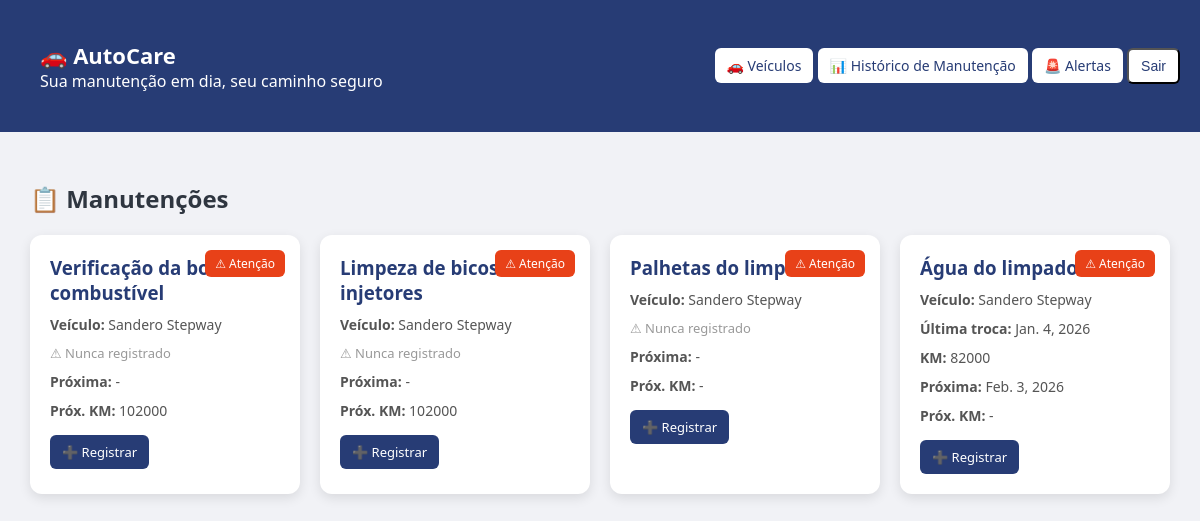
Page / (signed in) on the earlier database version.
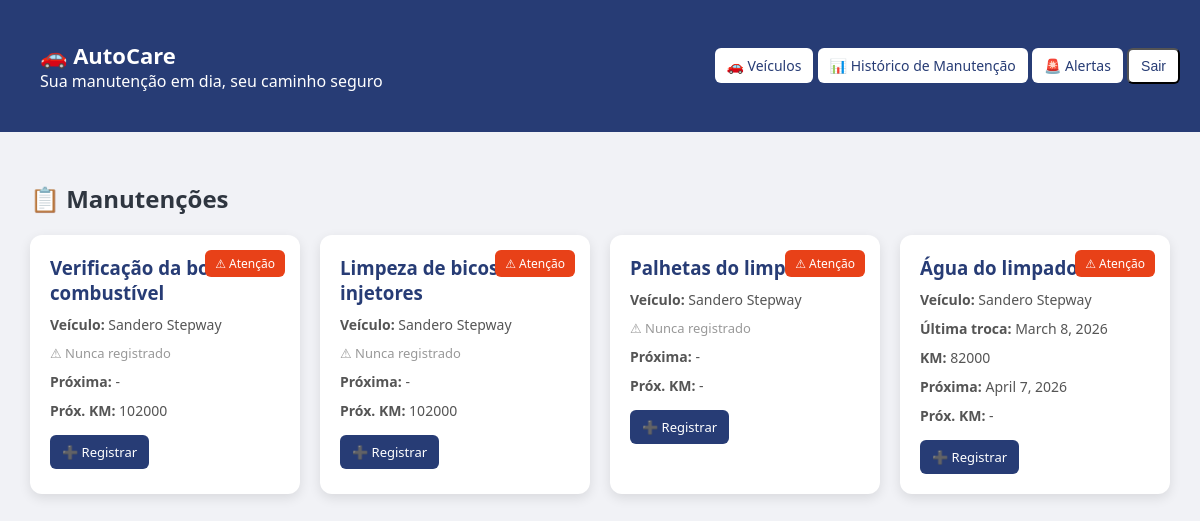
Same page on the later database version.
### core/models.py (models this page shows, shortened)
class Veiculo(models.Model):
    usuario = models.ForeignKey(User, on_delete=models.CASCADE)
    modelo = models.CharField(max_length=100)
    ano = models.IntegerField()
    km_atual = models.IntegerField()

class TipoManutencao(models.Model):
    nome = models.CharField(max_length=100)
    categoria = models.ForeignKey(Categoria, on_delete=models.CASCADE)
    frequencia_dias = models.IntegerField(null=True, blank=True)
    frequencia_km = models.IntegerField(null=True, blank=True)

class Manutencao(models.Model):
    veiculo = models.ForeignKey(Veiculo, on_delete=models.CASCADE)
    tipo = models.ForeignKey(TipoManutencao, on_delete=models.CASCADE)
    data = models.DateField()
    km = models.IntegerField()
    observacoes = models.TextField(blank=True)
    alerta_7_dias_antes = models.BooleanField(default=False)
    alerta_no_dia = models.BooleanField(default=False)
    alerta_7_dias_depois = models.BooleanField(default=False)
    def proxima_data(self):
        if self.tipo.frequencia_dias:
            return self.data + timedelta(days=self.tipo.frequencia_dias)
        return None
    def proximo_km(self):
        if self.tipo.frequencia_km:
            return self.km + self.tipo.frequencia_km
        return None
    def precisa_alerta(self):
        hoje = timezone.now().date()
        km_atual = self.veiculo.km_atual
        alerta_data = False
        alerta_km = False
        proxima_data = self.proxima_data()
        proximo_km = self.proximo_km()
        if proxima_data:
            alerta_data = hoje >= proxima_data
        if proximo_km:
            alerta_km = km_atual >= proximo_km
        return alerta_data or alerta_km
    @classmethod
    def ultima_manutencao(cls, veiculo, tipo):
        return cls.objects.filter(
            veiculo=veiculo,
            tipo=tipo
        ).order_by('-data').first()

### core/views.py (the view)
# urls.py: path('', views.dashboard, name='dashboard'),
@login_required
def dashboard(request):
    veiculos = Veiculo.objects.filter(usuario=request.user)
    tipos = TipoManutencao.objects.all()
    dados = []
    for veiculo in veiculos:
        primeira_manutencao = Manutencao.objects.filter(
            veiculo=veiculo
        ).order_by('km').first()
        km_base = veiculo.km_atual
        if primeira_manutencao:
            km_base = primeira_manutencao.km
        for tipo in tipos:
            ultima = Manutencao.ultima_manutencao(veiculo, tipo)
            if ultima:
                dados.append({
                    'veiculo': veiculo,
                    'tipo': tipo,
                    'ultima_data': ultima.data,
                    'ultimo_km': ultima.km,
                    'proxima_data': ultima.proxima_data(),
                    'proximo_km': ultima.proximo_km(),
                    'alerta': ultima.precisa_alerta(),
                    'sem_historico': False
                })
            else:
                proximo_km = None
                if tipo.frequencia_km:
                    proximo_km = km_base + tipo.frequencia_km
                dados.append({
                    'veiculo': veiculo,
                    'tipo': tipo,
                    'ultima_data': None,
                    'ultimo_km': km_base,
                    'proxima_data': None,
                    'proximo_km': proximo_km,
                    'alerta': True,
                    'sem_historico': True
                })
    tem_veiculo = veiculos.exists()
    tem_manutencao = Manutencao.objects.filter(
        veiculo__usuario=request.user
    ).exists()
    contexto = {
        'dados': dados,
        'tem_veiculo': tem_veiculo,
        'tem_manutencao': tem_manutencao
    }
    return render(request, 'dashboard.html', contexto)

### templates/dashboard.html (shortened to what this page needs)
<!DOCTYPE html>
<html>
<head>
</head>
<body>
<div class="header">
<div class="header">
    <div class="left">
        <div class="logo">🚗 AutoCare</div>
        <div class="slogan">Sua manutenção em dia, seu caminho seguro</div>
    </div>
</div>
    <div>
        <a href="/veiculos/" class="btn">🚗 Veículos</a>
        <a href="/historico/" class="btn">📊 Histórico de Manutenção</a>
        <a href="{% url 'alertas' %}" class="btn">🚨 Alertas</a>
        <form action="/accounts/logout/" method="post" style="display:inline;">
    <button type="submit" class="btn">Sair</button>
</form>
    </div>
</div>
<div class="container">
<h2>📋 Manutenções</h2>
<div class="grid">
        {% for item in dados %}
        <div class="card">
            {% if item.alerta %}
                <div class="alerta">⚠ Atenção</div>
            {% else %}
                <div class="alerta ok">✔ OK</div>
            {% endif %}
            <h3>{{ item.tipo.nome }}</h3>
            <div class="info">
                <b>Veículo:</b> {{ item.veiculo.modelo }}
            </div>
            {% if item.sem_historico %}
                <div class="info empty">
                    ⚠ Nunca registrado
                </div>
            {% else %}
                <div class="info">
                    <b>Última troca:</b> {{ item.ultima_data }}
                </div>
                <div class="info">
                    <b>KM:</b> {{ item.ultimo_km }}
                </div>
            {% endif %}
            <div class="info">
                <b>Próxima:</b>
                {% if item.proxima_data %}
                    {{ item.proxima_data }}
                {% else %}
                    -
                {% endif %}
            </div>
            <div class="info">
                <b>Próx. KM:</b>
                {% if item.proximo_km %}
                    {{ item.proximo_km }}
                {% else %}
                    -
                {% endif %}
            </div>
            <a href="/adicionar/?veiculo={{ item.veiculo.id }}&tipo={{ item.tipo.id }}" class="btn-action">
                ➕ Registrar
            </a>
        </div>
        {% endfor %}
    </div>
</div>
</body>
</html>

### templates/dashboard.html (style rules this page uses)
body { font-family: 'Segoe UI', Arial; background: #f1f2f6; margin: 0; }
.header { background: #273c75; color: white; padding: 20px; display: flex; justify-content: space-between; align-items: center; }
.logo { font-size: 22px; font-weight: bold; }
.btn { background: white; color: #273c75; padding: 8px 12px; border-radius: 6px; text-decoration: none; font-size: 14px; }
.container { padding: 30px; }
h2 { margin-bottom: 20px; color: #2f3640; }
.grid { display: grid; grid-template-columns: repeat(auto-fit, minmax(260px, 1fr)); gap: 20px; }
.card { background: white; padding: 20px; border-radius: 12px; box-shadow: 0 4px 12px rgba(0,0,0,0.1); position: relative; }
.card h3 { margin: 0; color: #273c75; }
.info { font-size: 14px; margin-top: 10px; color: #555; }
.alerta { background: #e84118; color: white; padding: 5px 10px; border-radius: 6px; font-size: 12px; position: absolute; top: 15px; right: 15px; }
.btn-action { margin-top: 15px; display: inline-block; padding: 8px 12px; background: #273c75; color: white; border-radius: 6px; text-decoration: none; font-size: 13px; }
.empty { color: #999; font-size: 13px; }

Differences in the rows shown:
changed through a linked row, Veiculo "Sandero Stepway": ultima_data "Jan. 4, 2026" → "March 8, 2026"; proxima_data "Feb. 3, 2026" → "April 7, 2026"
